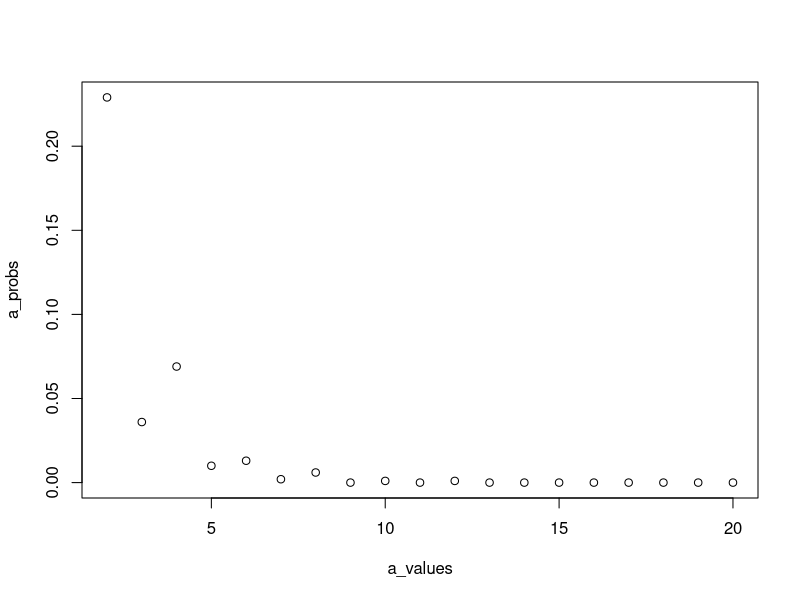
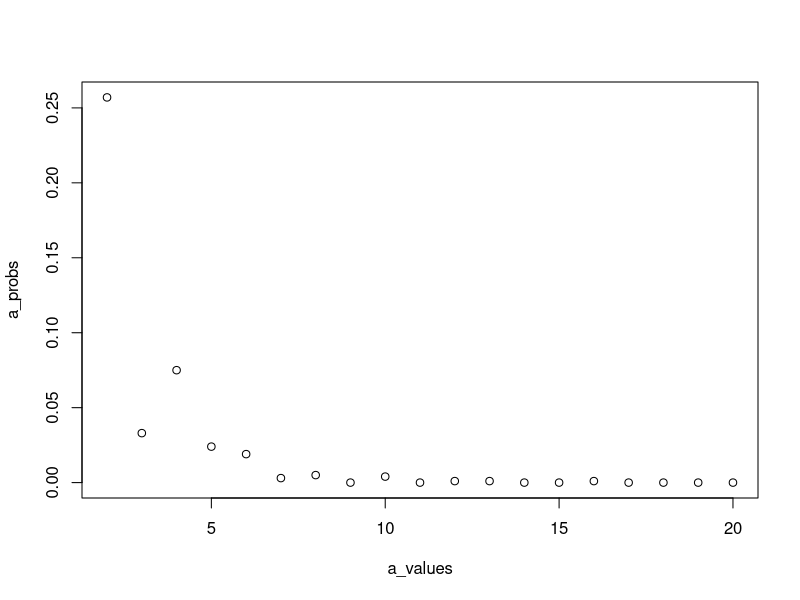

Generate these figures, in order, with R:
## ---- chunk 1
set.seed(111)

n_people <- 100 # number of people in the theater
nsim <- 1000 # number of simulations to estimate probability
results <- rep(NA, nsim)
seats <- 1:n_people

for(i in 1:nsim){
  # vector to store which seats are taken
  # taken[i] is 0 when the seat is free
  taken <- rep(0, n_people)
  
  # first person randomly chooses a seat
  choice <- sample(seats, 1)
  taken[choice] <- 1
  
  # now go through everyone else (except the last person)
  for(j in 2:(n_people - 1)){
    
    # if the seat is free, take their seat. Otherwise,
    # randomly choose a seat from the ones available
    choice <- ifelse(taken[j] == 0, j, 
                     sample(seats[taken == 0], 1))
    taken[choice] <- 1
  }
  
  results[i] <- taken[n_people]
}

mean(results)
## ---- chunk 2
# helper function so we can play the game for different values of a
# input: the number of players who will be looking for slips
# output: whether they all found their slips (TRUE) or not (FALSE)
play_game <- function(a){
  
  # randomly assign slips to boxes
  slips <- 1:a
  boxes <- sample(slips, a, replace=F)
  
  # store whether each player saw their slip
  # (could also use a counter here)
  player_results <- rep(NA, a)
  
  for(player in 1:a){
    # randomly choose a/2 boxes to open
    opened_boxes <- sample(1:a, a/2, replace = F)
    player_results[player] <- player %in% boxes[opened_boxes]
  }
  return(sum(player_results) == a)
}

a_values <- 2:20 # values of a to consider
a_probs <- rep(NA, length(a_values)) # results for each a
ngames <- 1000

for(i in 1:length(a_values)){
  game_results <- rep(NA, ngames)
  
  for(j in 1:ngames){
    game_results[j] <- play_game(a_values[i])
  }
  a_probs[i] <- mean(game_results)
}

plot(a_values, a_probs)
## ---- chunk 3
# helper function so we can play the game for different values of a
# input: the number of players who will be looking for slips
# output: whether they all found/guessed their colors (TRUE) or not (FALSE)
play_game_q3 <- function(a){
  
  # randomly assign slips to boxes, and randomly color the slips
  slips <- 1:a
  boxes <- sample(slips, a, replace=F)
  slip_colors <- sample(c("red", "blue"), a, replace=T)
  player_results <- rep(NA, a)
  
  for(player in 1:a){
    
    # randomly choose which boxes to open
    opened_boxes <- sample(1:a, a/2, replace = F)
    
    # if the player sees their slip, they KNOW their color
    # otherwise, they take a guess!
    if(player %in% boxes[opened_boxes]){
      player_results[player] <- TRUE
    } else {
      random_guess <- sample(c("red", "blue"), 1)
      player_results[player] <- random_guess == slip_colors[player]
    }
  }
  return(sum(player_results) == a)
}

a_values <- 2:20 # values of a to consider
a_probs <- rep(NA, length(a_values)) # results for each a
ngames <- 1000

for(i in 1:length(a_values)){
  game_results <- rep(NA, ngames)
  
  for(j in 1:ngames){
    game_results[j] <- play_game(a_values[i])
  }
  a_probs[i] <- mean(game_results)
}

plot(a_values, a_probs)
## ---- chunk 4
huber <- function(x){
  return(ifelse(abs(x) <= 1, x^2, 2*abs(x) - 1))
}
## ---- chunk 5
huber(c(0.5, 1, 2))
## ---- chunk 6
huber <- function(x, a=1){
  return(ifelse(abs(x) <= a, x^2, 2*abs(x) - 1))
}
## ---- chunk 7
huber <- function(x, a=1){
  return(ifelse(abs(x) <= a, x^2, 2*a*abs(x) - a^2))
}
## ---- chunk 8
n <- 50
x <- runif(n, min=0, max=1)
noise <- rnorm(n, sd = 1)
y <- 0.5 + 1*x + noise
    
# caclulate a CI and check if it contains beta1
lm_mod <- lm(y ~ x)
ci <- confint(lm_mod, "x", level = 0.95)
ci[1] < 1 & ci[2] > 1
## ---- chunk 9
# inputs: 
#   n: sample size
#   nsim: number of simulations
#   beta0: intercept
#   beta1: slope
#   level: confidence level (default 0.95, for a 95% CI)
#   noise_sd: a function that takes in a vector x, and returns
#             the standard deviation for each observation as a function of x
#
# output: confidence interval coverage
assess_coverage <- function(n, nsim, beta0, beta1, level = 0.95, noise_sd){
  results <- rep(NA, nsim)

  for(i in 1:nsim){
    # simulate the data
    x <- runif(n, min=0, max=1)
    noise <- rnorm(n, sd = noise_sd(x))
    y <- beta0 + beta1*x + noise
    
    # caclulate a CI and check if it contains beta1
    lm_mod <- lm(y ~ x)
    ci <- confint(lm_mod, "x", level = level)
    results[i] <- ci[1] < beta1 & ci[2] > beta1
  }
  return(mean(results))
}
## ---- chunk 10
n_values <- c(10, 50, 1000)
sd_functions <- list(function(x){return(1)},
                     function(x){return(x)},
                     function(x){return(x^2)})

results <- matrix(NA, nrow=length(n_values), ncol = length(sd_functions))
for(i in 1:length(n_values)){
  for(j in 1:length(sd_functions)){
    results[i,j] <- assess_coverage(n_values[i], nsim=1000, 
                                    beta0 = 0.5, beta1 = 1, 
                                    noise_sd = sd_functions[[j]])
  }
}

results
## ---- chunk 11
knitr::kable(cbind(n_values, results),
             col.names = c("n", "$\\sigma(X_i) = 1$", 
                           "$\\sigma(X_i) = X_i$", 
                           "$\\sigma(X_i) = X_i^2$"))
